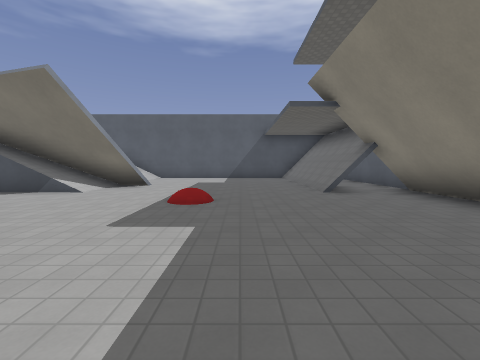
View 1 (above)

17 first-person views from a walk through a Godot game level. The camera is 1.4 m above the floor, tilts 4° down and sees 90° across. The floor is counted in squares, 2 m on a side. Each view is taken from the middle of a square. On the plan, view 1 faces up. The plan holds only what a view shows up to about 9 squares ahead; the rest is blank. The place goes on beyond the plan. Surface patterns are stand-ins for the level's own textures.

View 2
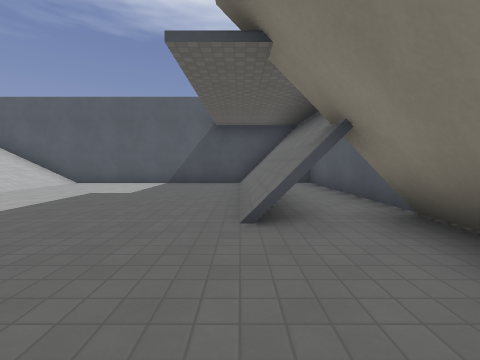

View 3
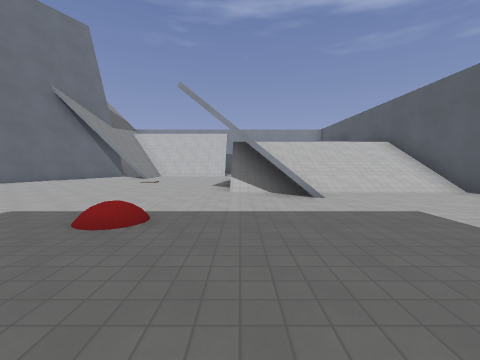

View 4
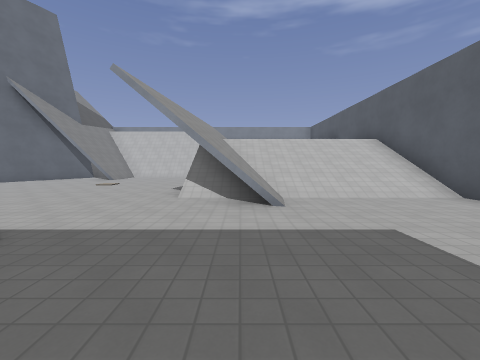

View 5
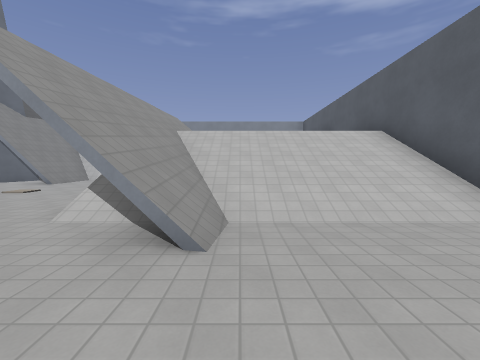

View 6
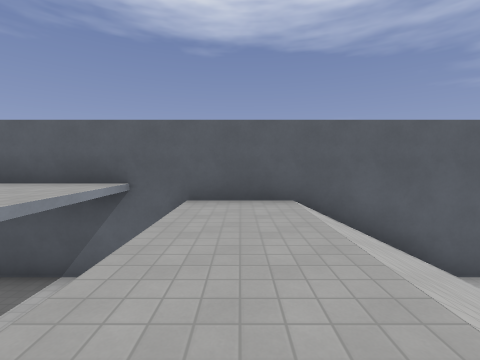

View 7
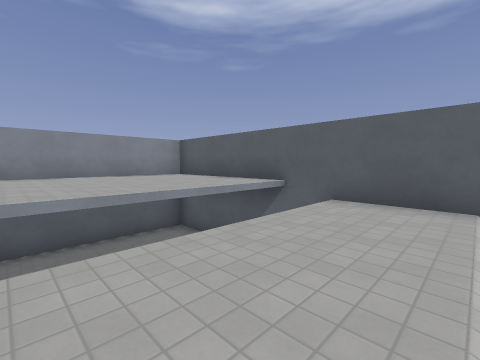

View 8
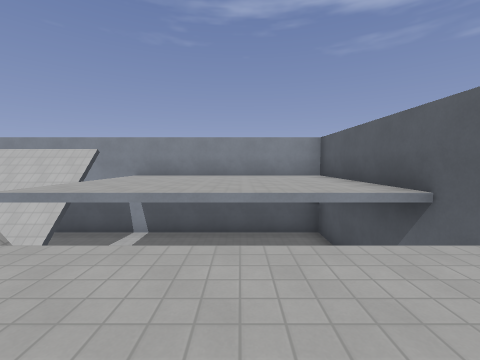

View 9
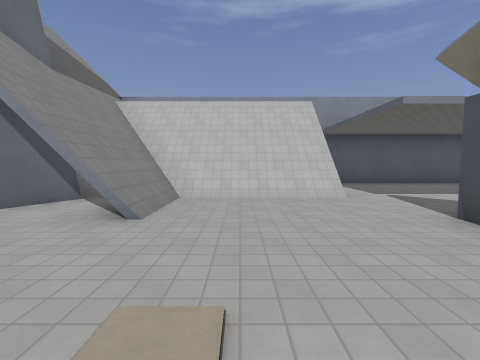

View 10
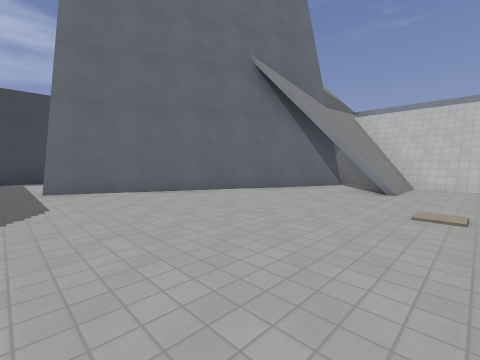

View 11
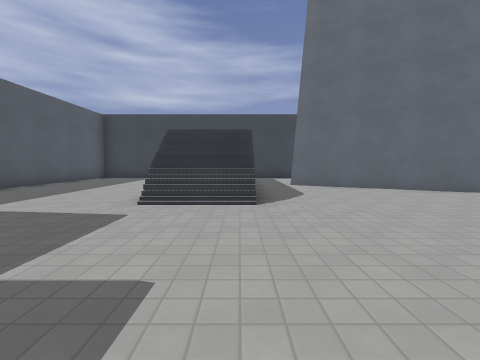

View 12
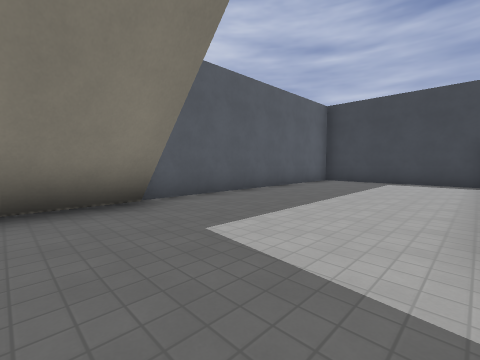

View 13
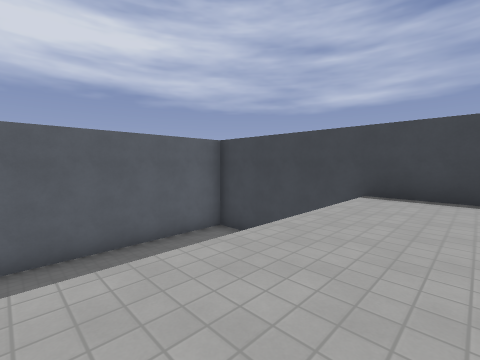

View 14
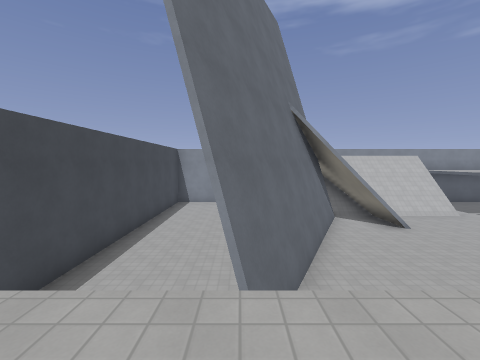

View 15
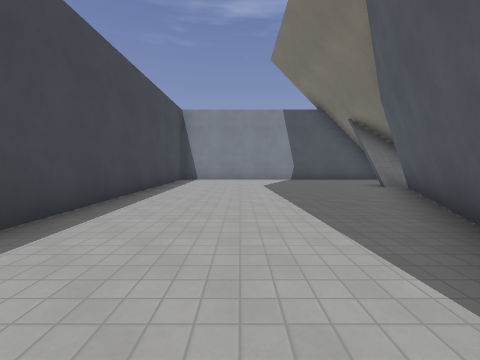

View 16
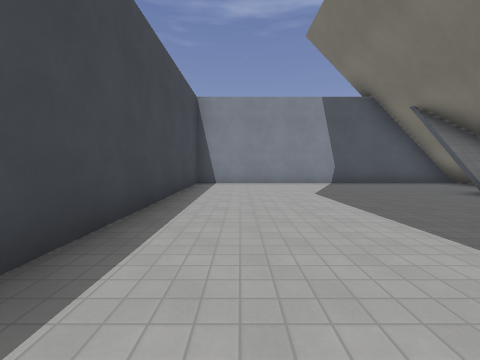

View 17
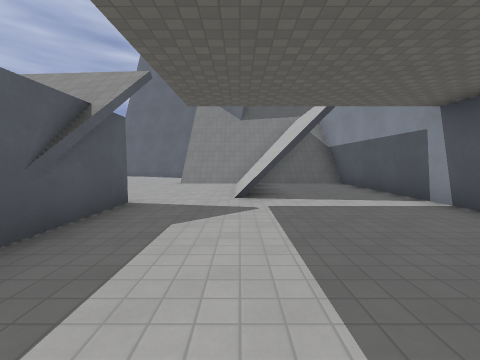

### Floor plan
Key: @ floor where view 1 was taken; # wall or solid block; x gap in a wall; . main floor; : floor 0.25 m higher than the main floor; + floor 1.5 m higher than the main floor; * floor 3 m higher than the main floor; / step, stairs or slope.
Columns run from 15 left of view 1 to 5 right of it. Each row starts with its distance up from view 1.
 12 ####################
 11 #.... .*////.....//#
 10 #.... .*////.....// #
  9 #......*////.....// #
  8 #.....#*////.....// #
  7 #.....///////....// #
  6 #.....//////...../##
  5 #../:.../..........
  4 #..//..............
  3 #..//..............
  2 #..//..............
  1 #++ +++............
  0 #.. x#.......//@... #
 -1 #....###.....//.....#
 -2 #......###...**.....#
 -3 #........###.**.....#
 -4 #..........#.**.....#
 -5 #............**.....#
 -6 #............**.....#
 -7 #............**.....#
 -8 #####################

Where each view was taken, in squares from view 1:
view 1: 0 up, 0 right, facing up
view 2: 3 up, 2 right, facing up
view 3: 6 up, 2 right, facing left
view 4: 7 up, 1 right, facing left
view 5: 8 up, 1 left, facing left
view 6: 7 up, 8 left, facing up
view 7: 7 up, 7 left, facing up-left
view 8: 9 up, 7 left, facing left
view 9: 3 up, 6 left, facing left
view 10: 3 up, 3 left, facing down-left
view 11: 4 up, 2 left, facing down
view 12: 2 up, 0 right, facing down-right
view 13: 2 down, 2 left, facing down-right
view 14: 4 down, 1 left, facing left
view 15: 5 down, 4 left, facing left
view 16: 6 down, 6 left, facing left
view 17: 10 up, 11 left, facing down
